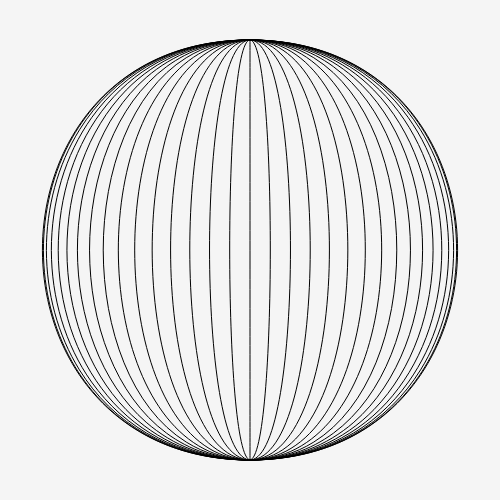
Frame 1 (no input)
Frame 60 (no input): identical to frame 1, image omitted
Frame 120 (the mouse pressed at the canvas centre since frame 60): identical to frame 1, image omitted

The p5.js sketch that drew this single still picture (run headless with seeded random() and noise() and a simulated clock; from frame 60 on, the mouse is pressed at the canvas centre):

// p5.js sketch
// ── sketch.js
// Generated by LiveScript 1.2.0
var colors, count, gradient, pos, px, dim, margin, zoom, colorRange, circleSize, setup, draw, mousePressed;
colors = [];
count = 0;
gradient = [];
pos = 1.7;
px = 8;
dim = 500;
margin = 80;
zoom = 0;
colorRange = 255;
circleSize = 128;
setup = function(){
  createCanvas(dim, dim);
  colorMode(HSB, 255);
  noFill();
};
draw = function(){
  var steps, slice, size, offset, i$, i, range, sin1, sin2, color;
  clear();
  background(0, 0, 245);
  steps = 32;
  slice = PI / steps;
  size = 420;
  offset = 40;
  for (i$ = 0; i$ <= steps; ++i$) {
    i = i$;
    range = (sin(i * slice - HALF_PI) + 1) * 0.5;
    sin1 = lerp((size / TWO_PI) * -1, size / TWO_PI, range);
    sin2 = lerp(0, size, range);
    color = (255 / steps) * i;
    bezier(size / 2 + offset, 0 + offset, sin1 + sin2 + offset, 0 + offset, sin1 + sin2 + offset, size + offset, size / 2 + offset, size + offset);
  }
  /*
  
  #console.log size / TWO_PI
  
  stroke 0
  ellipse (size / 2) + offset, (size / 2) + offset, size, size
  
  stroke 255, 0, 0
  
  # LEFT
  bezier (size / 2) + offset, 0 + offset,
         -28 + 0 + offset, 0 + offset,
         -28 + 0 + offset, size + offset,
         (size / 2) + offset, size + offset
  
  stroke 0, 255, 0
  
  # RIGHT
  bezier (size / 2) + offset, 0 + offset,
         28 + size + offset, 0 + offset,
         28 + size  + offset, size + offset,
         (size / 2) + offset, size + offset
  
  */
  /*
  # LEFT
  bezier (size / 2) + offset, 0 + offset,
         0 - (size / TWO_PI) + offset, 0 + offset,
         0 - (size / TWO_PI) + offset, size + offset,
         (size / 2) + offset, size + offset
  
  stroke 0, 255, 0
  
  # RIGHT
  bezier (size / 2) + offset, 0 + offset,
         size + (size / TWO_PI) + offset, 0 + offset,
         size + (size / TWO_PI) + offset, size + offset,
         (size / 2) + offset, size + offset
  */
};
mousePressed = function(){
  noLoop();
};
